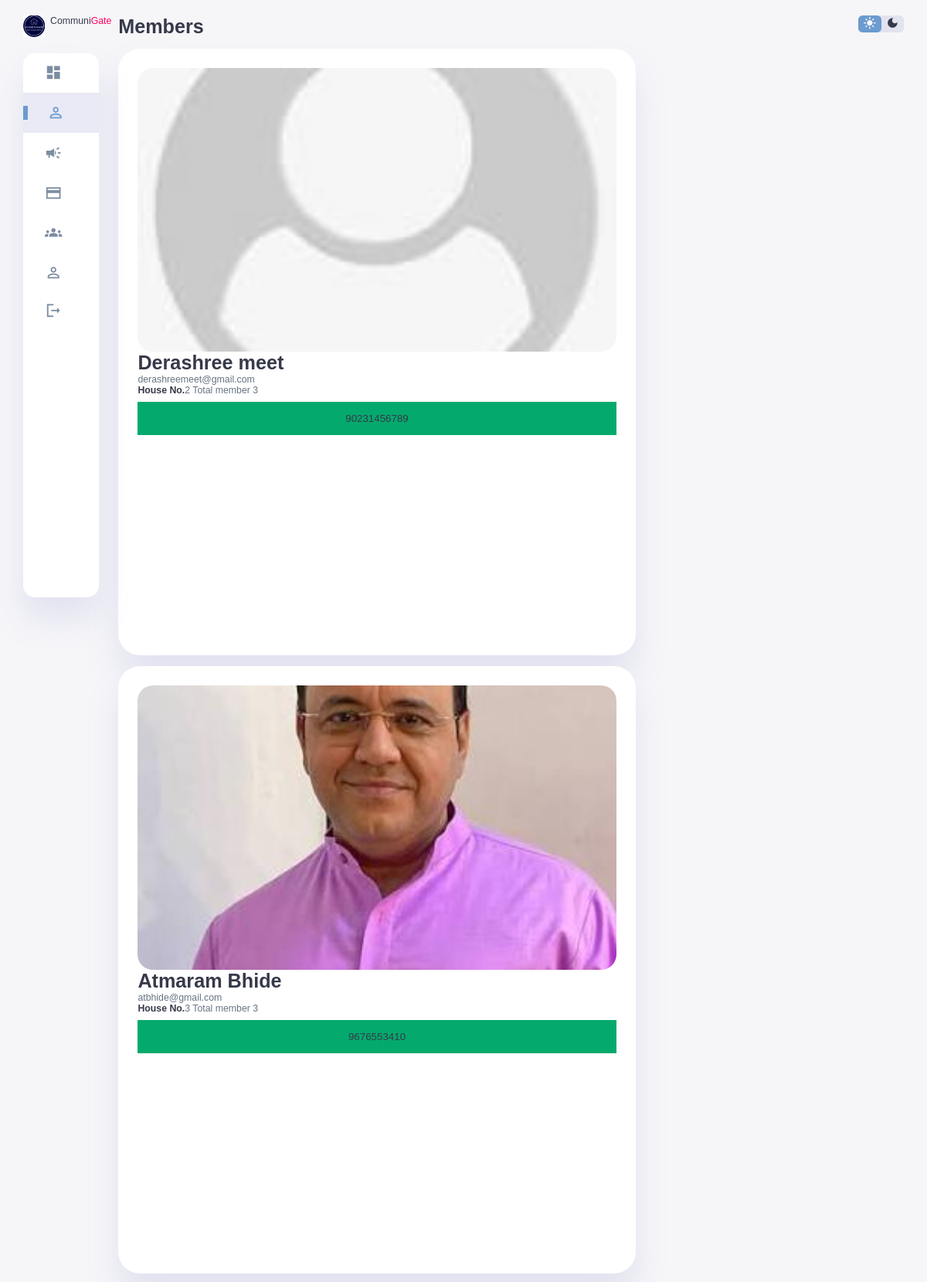
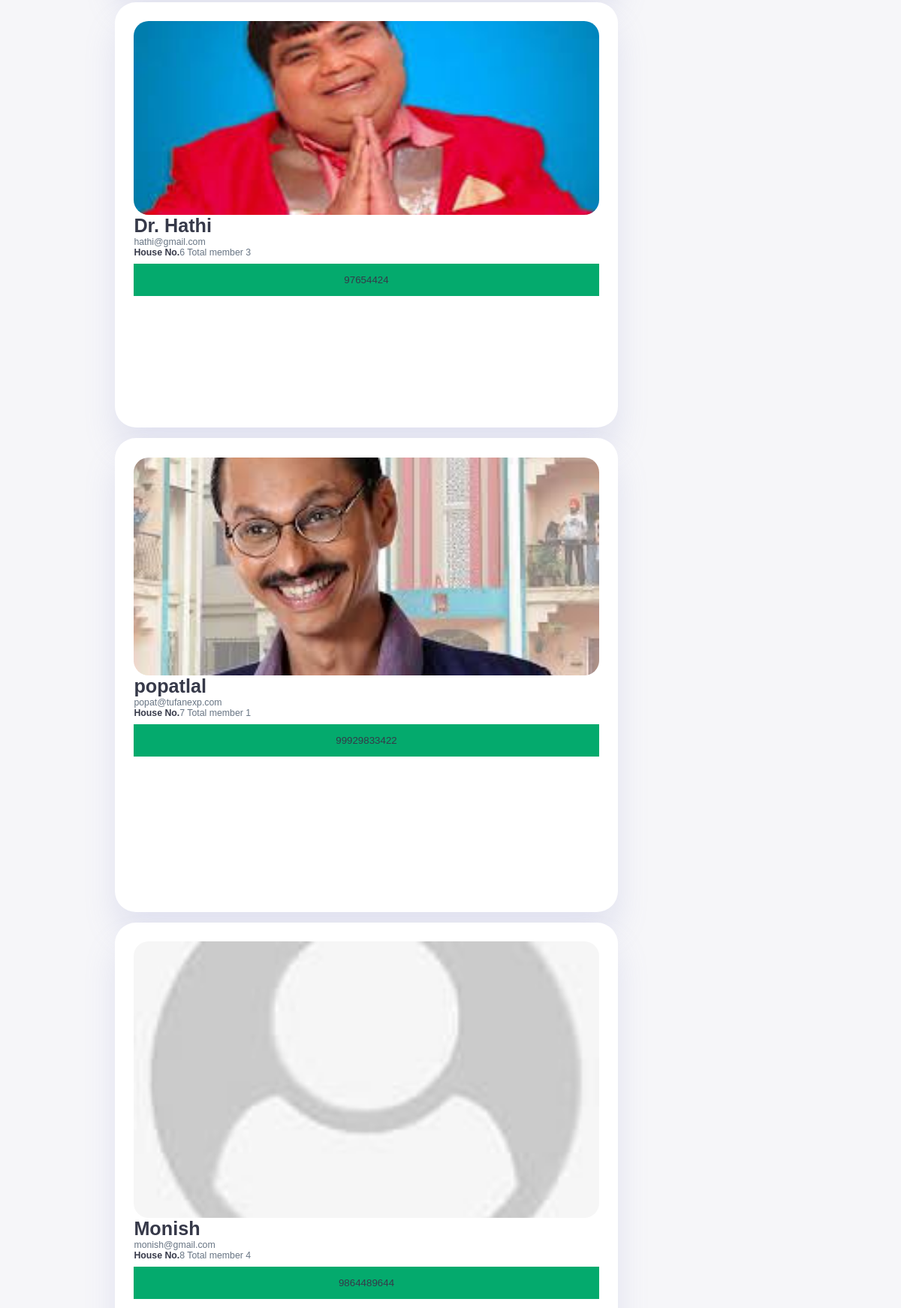
Page /staff/member.php (signed in, upper part) on the committed database (2 pictures, top to bottom).
### tables this page shows
CREATE TABLE `members` (
  `hno` int(255) NOT NULL,
  `name` varchar(255) NOT NULL,
  `img_source` varchar(400) NOT NULL DEFAULT './images/defualt.png',
  `email` varchar(255) NOT NULL,
  `password` varchar(255) NOT NULL,
  `user_type` varchar(255) NOT NULL DEFAULT 'user',
  `mno` varchar(15) NOT NULL,
  `total` int(25) NOT NULL,
  `isrented` varchar(10) NOT NULL DEFAULT 'owner'
);

### staff/member.php (the view, shortened to what this page needs)
<?php include('./view/header.php'); ?>
</head>
<body>
    <div class="container0">
        <?php include('./view/sidebar.php'); ?>
        <main>
            <h1>Members</h1>
            <div class="analyse">
                <?php
                @include('../config.php');
                $select="SELECT * FROM  `members`";
                $res=mysqli_query($conn,$select);
                if(mysqli_num_rows($res)>0){
                    while($row=mysqli_fetch_array($res))
                    {
                ?>
              <div class="card">
              <img src="<?php if ($row['img_source'] == '../images/') { echo '../images/defualt.png'; } else { echo $row['img_source']; } ?>" style="width:100%; height:50%; border-radius:20px;">
                <h1><?php echo $row['name']; ?></h1>
                <p class="title"><?php echo $row['email']; ?></p>
                <p><b>House No.</b><?php echo $row['hno'];?> Total member <?php echo$row['total'] ?></p>
                <p><button><a href="userpage.php?id=<?php echo $row['hno']; ?>"><?php echo $row['mno']; ?></a></button></p>
              </div>
              <?php
            }
        }
              ?>
            </div>
        </main>
        <div class="right-section">
            <div class="nav">
                <div class="dark-mode">
                    <span class="material-icons-sharp active">
                    </span>
                    <span class="material-icons-sharp">
                    </span>
                </div>
            </div>
        </div>
    </div>
<?php include('./view/footer.php');?>

### staff/css/style.css (style rules this page uses)
:root { --color-primary: #6C9BCF; --color-danger: #FF0060; --color-success: #1B9C85; --color-warning: #F7D060; --color-white: #fff; --color-info-dark: #7d8da1; --color-dark: #363949; --color-light: rgba(132, 139, 200, 0.18); --color-dark-variant: #677483; --color-background: #f6f6f9; --card-border-radius: 2rem; --border-radius-1: 0.4rem; --border-radius-2: 1.2rem; --card-padding: 1.8rem; --padding-1: 1.2rem; --box-shadow: 0 2rem 3rem var(--color-light); }
* { margin: 0; padding: 0; outline: 0; appearance: 0; border: 0; text-decoration: none; box-sizing: border-box; }
html { font-size: 14px; }
body { width: 100vw; height: 100vh; font-family: 'Poppins', sans-serif; font-size: 0.88rem; user-select: none; overflow-x: hidden; color: var(--color-dark); background-color: var(--color-background); }
a { color: var(--color-dark); }
img { display: block; width: 100%; object-fit: cover; }
h1 { font-weight: 800; font-size: 1.8rem; }
p { color: var(--color-dark-variant); }
b { color: var(--color-dark); }
.container0 { display: grid; width: 96%; margin: 0 auto; gap: 1.8rem; grid-template-columns: 12rem auto 23rem; }
main { margin-top: 1.4rem; }
main .analyse { display: grid; grid-template-columns: repeat(3, 1fr); gap: 1.6rem; }
main .analyse > div { background-color: var(--color-white); padding: var(--card-padding); border-radius: var(--card-border-radius); margin-top: 1rem; box-shadow: var(--box-shadow); cursor: pointer; transition: all 0.3s ease; }
.right-section { margin-top: 1.4rem; }
.right-section .nav { display: flex; justify-content: end; gap: 2rem; }
.right-section .dark-mode { background-color: var(--color-light); display: flex; justify-content: space-between; align-items: center; height: 1.6rem; width: 4.2rem; cursor: pointer; border-radius: var(--border-radius-1); }
.right-section .dark-mode span { font-size: 1.2rem; width: 50%; height: 100%; display: flex; align-items: center; justify-content: center; }
.right-section .dark-mode span.active { background-color: var(--color-primary); color: white; border-radius: var(--border-radius-1); }
@media screen and (max-width: 1200px) { .container0 { width: 95%; grid-template-columns: 7rem auto 23rem; } }
@media screen and (max-width: 1200px) { main .analyse { grid-template-columns: 5fr; gap: 0; } }

### staff/css/popus.css (style rules this page uses)
body { font-family: Arial, Helvetica, sans-serif; }
button { background-color: #04AA6D; color: white; padding: 14px 20px; margin: 8px 0; border: none; cursor: pointer; width: 100%; }

### rows in the picture
members: img_source (picture), name "Derashree meet", email "derashreemeet@gmail.com", hno "2", total "3", mno "90231456789"
members: img_source (picture), name "Atmaram Bhide", email "atbhide@gmail.com", hno "3", total "3", mno "9676553410"
members: img_source (picture), name "Dr. Hathi", email "hathi@gmail.com", hno "6", total "3", mno "97654424"
members: img_source (picture), name "popatlal", email "popat@tufanexp.com", hno "7", total "1", mno "99929833422"
members: name "Monish", email "monish@gmail.com", hno "8", total "4", mno "9864489644"
